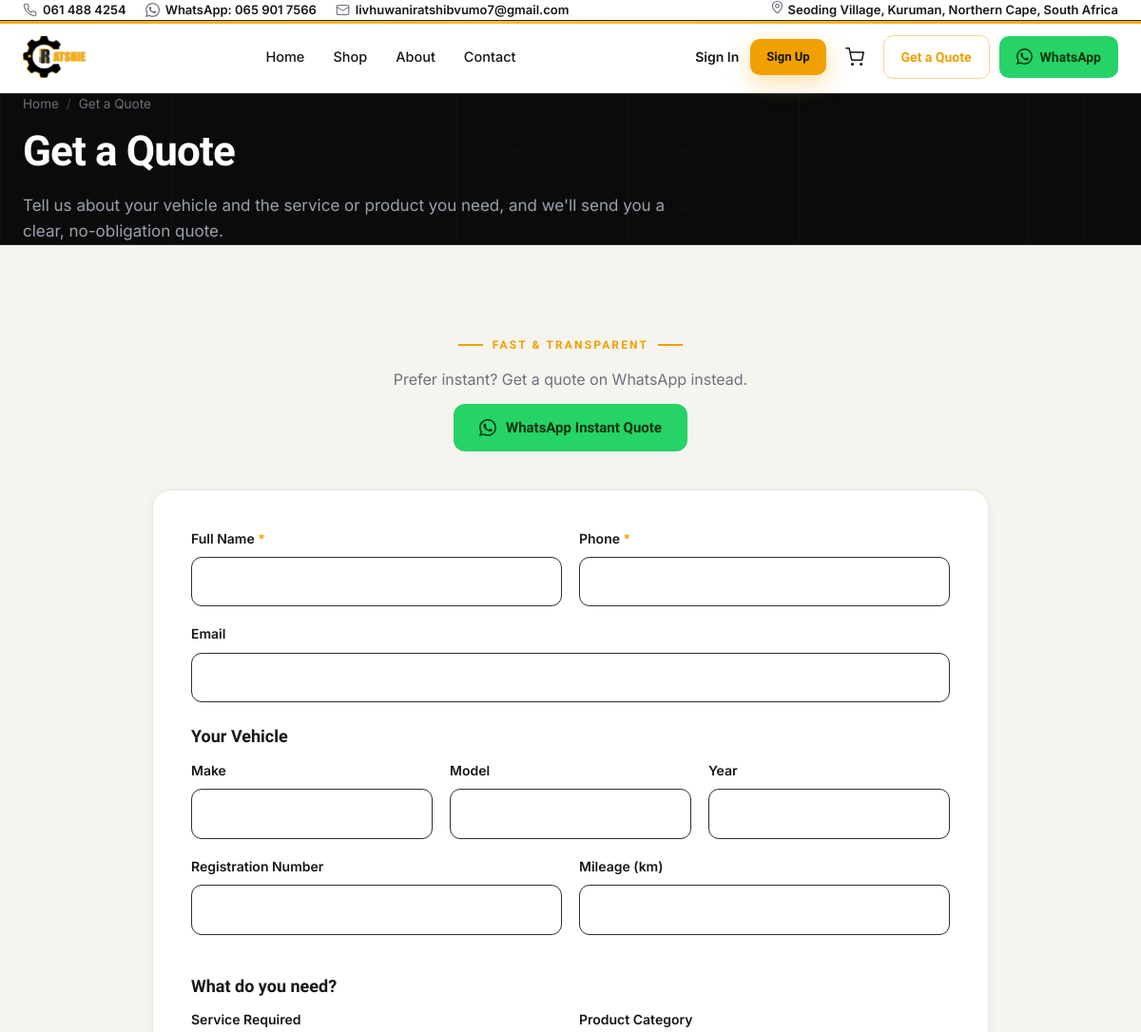
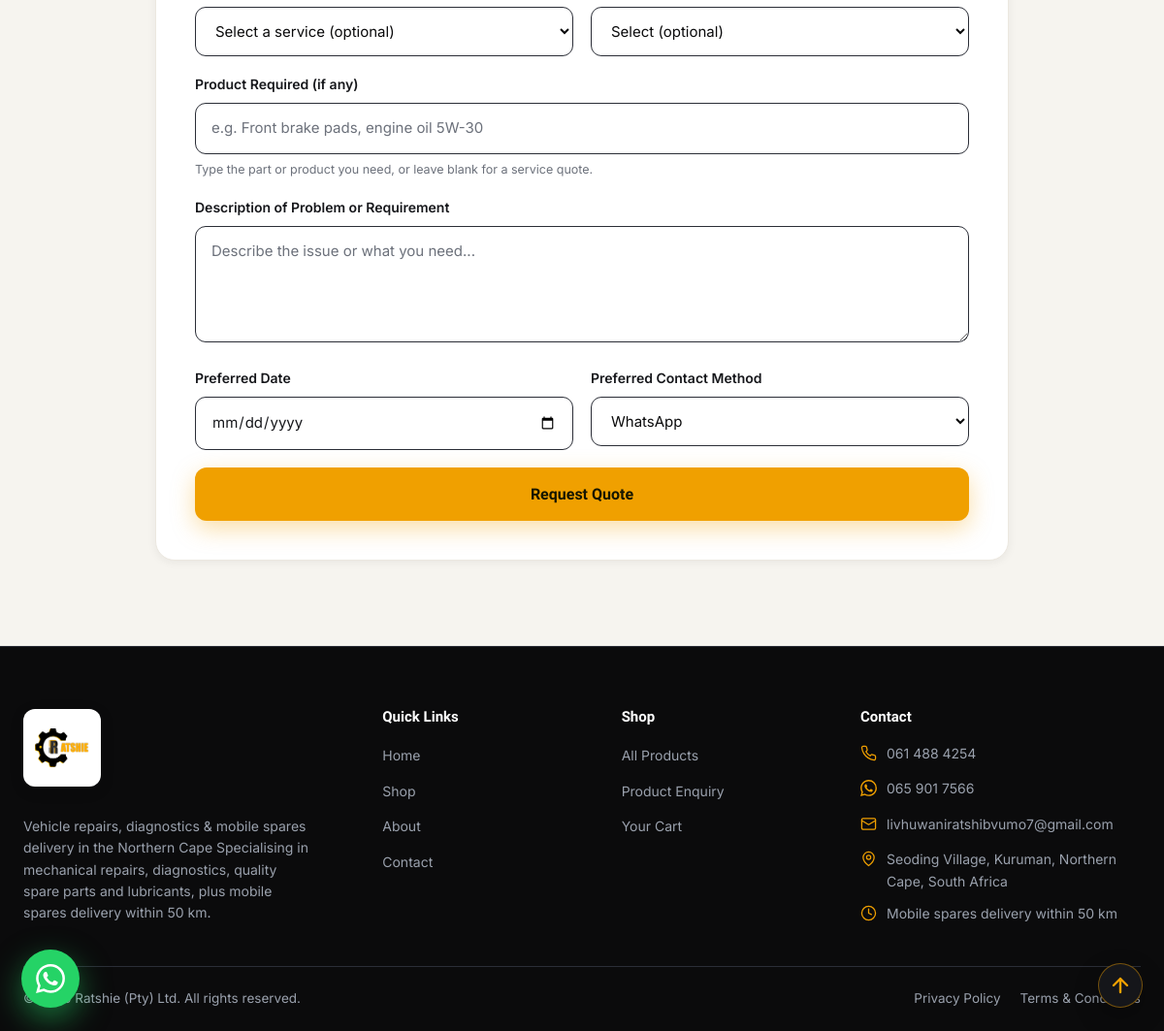
The app's page /quotes/get-a-quote/ with its own data (2 pictures, top to bottom).
### core/models.py (models this page shows, shortened)
class SiteConfig(models.Model):
    site_name = models.CharField(max_length=120, default=settings.SITE_NAME)
    tagline = models.CharField(max_length=200, default=settings.SITE_TAGLINE)
    phone = models.CharField(max_length=32, default=settings.BUSINESS_PHONE)
    phone_display = models.CharField(max_length=32, default=settings.BUSINESS_PHONE_DISPLAY)
    whatsapp_number = models.CharField(max_length=32, default=settings.WHATSAPP_NUMBER)
    whatsapp_display = models.CharField(max_length=32, default=settings.WHATSAPP_DISPLAY)
    email = models.EmailField(default=settings.BUSINESS_EMAIL)
    contact_name = models.CharField(max_length=120, default=settings.CONTACT_NAME)
    address = models.CharField(max_length=255, default=settings.BUSINESS_ADDRESS)
    service_radius_km = models.PositiveIntegerField(default=settings.SERVICE_RADIUS_KM)
    standard_delivery_days = models.PositiveIntegerField(
        "Standard delivery (business days)",
        default=7,
        help_text="Number of business days (Mon-Fri) for standard delivery estimates.",
    )
    hero_headline = models.CharField(max_length=160, default="Expert Automotive Care")
    hero_statement = models.TextField(
        default=(
            "Professional vehicle servicing, diagnostics, repairs and quality "
            "automotive products you can trust."
        )
    )
    about_short = models.TextField(blank=True)
    created_at = models.DateTimeField(auto_now_add=True)
    updated_at = models.DateTimeField(auto_now=True)
    class Meta:
        verbose_name = "Site configuration"
        verbose_name_plural = "Site configuration"
    @classmethod
    def load(cls):
        obj, _ = cls.objects.get_or_create(pk=1)
        return obj

### quotes/views.py (the view)
# urls.py: path("get-a-quote/", views.quote_form, name="form"),
def quote_form(request, service_slug=None):
    service = None
    if service_slug:
        service = Service.objects.filter(slug=service_slug, is_active=True).first()
    services = Service.objects.filter(is_active=True)
    products = Product.objects.filter(is_active=True)
    from products.models import ProductCategory
    categories = ProductCategory.objects.filter(is_active=True)
    return render(
        request,
        "quotes/form.html",
        {
            "preselect_service": service,
            "services": services,
            "products": products,
            "categories": categories,
            "wa_quote_msg": service_whatsapp_message(),
            "crumb_list": [("Get a Quote", None)],
        },
    )

### templates/quotes/form.html (shortened to what this page needs)
{% extends "base.html" %}
{% block content %}
{% include "includes/page_hero.html" with title="Get a Quote" lead="Tell us about your vehicle and the service or product you need, and we'll send you a clear, no-obligation quote." crumb_list=crumb_list %}
<section class="section section--cream">
  <div class="container">
    <div class="center" style="max-width:640px;margin:0 auto 40px">
      <span class="eyebrow eyebrow--center" style="justify-content:center">Fast &amp; transparent</span>
      <p style="margin-top:14px;color:var(--muted)">Prefer instant? Get a quote on WhatsApp instead.</p>
      <a class="btn btn--whatsapp" style="margin-top:12px" href="{{ whatsapp_link }}?text={{ wa_quote_msg|urlencode }}" target="_blank" rel="noopener">
        <svg class="ico" width="18" height="18" aria-hidden="true"><use href="#i-whatsapp"></use></svg> WhatsApp Instant Quote
      </a>
    </div>
    <div class="form-card" style="max-width:880px;margin:0 auto">
      <form method="post" action="{% url 'quotes:submit' %}">
        <div class="form-row">
          <div class="field">
            <label for="full_name">Full Name <span class="req">*</span></label>
            <input type="text" id="full_name" name="full_name" required autocomplete="name">
          </div>
          <div class="field">
            <label for="phone">Phone <span class="req">*</span></label>
            <input type="tel" id="phone" name="phone" required autocomplete="tel">
          </div>
        </div>
        <div class="field">
          <label for="email">Email</label>
          <input type="email" id="email" name="email" autocomplete="email">
        </div>
        <h3 style="font-size:18px;margin:26px 0 14px">Your Vehicle</h3>
        <div class="form-grid-3">
          <div class="field">
            <label for="vehicle_make">Make</label>
            <input type="text" id="vehicle_make" name="vehicle_make">
          </div>
          <div class="field">
            <label for="vehicle_model">Model</label>
            <input type="text" id="vehicle_model" name="vehicle_model">
          </div>
          <div class="field">
            <label for="vehicle_year">Year</label>
            <input type="number" id="vehicle_year" name="vehicle_year" min="1900" max="2100">
          </div>
        </div>
        <div class="form-row">
          <div class="field">
            <label for="registration">Registration Number</label>
            <input type="text" id="registration" name="registration">
          </div>
          <div class="field">
            <label for="mileage">Mileage (km)</label>
            <input type="number" id="mileage" name="mileage" min="0">
          </div>
        </div>
        <h3 style="font-size:18px;margin:26px 0 14px">What do you need?</h3>
        <div class="form-row">
          <div class="field">
            <label for="service">Service Required</label>
            <select id="service" name="service">
              <option value="">Select a service (optional)</option>
            </select>
          </div>
          <div class="field">
            <label for="product_category">Product Category</label>
            <select id="product_category" name="product_category">
              <option value="">Select (optional)</option>
            </select>
          </div>
        </div>
        <div class="field">
          <label for="product">Product Required (if any)</label>
          <input type="text" id="product" name="product_name" placeholder="e.g. Front brake pads, engine oil 5W-30">
          <p class="hint">Type the part or product you need, or leave blank for a service quote.</p>
        </div>
        <div class="field">
          <label for="description">Description of Problem or Requirement</label>
          <textarea id="description" name="description" placeholder="Describe the issue or what you need..."></textarea>
        </div>
        <div class="form-row">
          <div class="field">
            <label for="preferred_date">Preferred Date</label>
            <input type="date" id="preferred_date" name="preferred_date">
          </div>
          <div class="field">
            <label for="preferred_contact">Preferred Contact Method</label>
            <select id="preferred_contact" name="preferred_contact">
              <option value="whatsapp">WhatsApp</option>
            </select>
          </div>
        </div>
        <button type="submit" class="btn btn--gold btn--lg btn--block">Request Quote</button>
      </form>
    </div>
  </div>
</section>
{% endblock %}

### templates/base.html (shortened to what this page needs)
{% load static %}
<!DOCTYPE html>
<html lang="en-za">
<head>
  <link rel="stylesheet" href="{% static 'css/main.css' %}">
  <link rel="stylesheet" href="{% static 'css/ui.css' %}">
  <link rel="stylesheet" href="{% static 'css/site.min.css' %}">
</head>
<body>
  <div class="topbar">
    <div class="container topbar__inner">
      <div class="topbar__links">
        <a href="tel:{{ site_config.phone|cut:' '|cut:'('|cut:')'|cut:'-' }}">
          <svg class="ico" width="15" height="15" aria-hidden="true"><use href="#i-phone"></use></svg>
          {{ site_config.phone_display }}
        </a>
        <a href="{{ whatsapp_link }}" target="_blank" rel="noopener">
          <svg class="ico" width="15" height="15" aria-hidden="true"><use href="#i-whatsapp"></use></svg>
          WhatsApp: {{ site_config.whatsapp_display }}
        </a>
        <a href="mailto:{{ site_config.email }}">
          <svg class="ico" width="15" height="15" aria-hidden="true"><use href="#i-mail"></use></svg>
          {{ site_config.email }}
        </a>
      </div>
      <div class="topbar__links">
        <span><svg class="ico" width="15" height="15" aria-hidden="true"><use href="#i-pin"></use></svg> {{ site_config.address }}</span>
      </div>
    </div>
  </div>
  <header class="nav">
    <span class="nav__accent-line" aria-hidden="true"></span>
    <div class="container nav__inner">
      <a href="{% url 'home' %}" class="brand" aria-label="{{ site_config.site_name }} home">
        <img src="{% static 'img/brand/logo.png' %}" alt="{{ site_config.site_name }} logo" class="logo-mark" height="44" loading="eager">
      </a>
      <nav class="nav__menu" aria-label="Primary">
        <a class="nav__link {% if request.resolver_match.url_name == 'home' %}is-active{% endif %}" href="{% url 'home' %}">Home</a>
        <a class="nav__link {% if request.resolver_match.namespace == 'products' %}is-active{% endif %}" href="{% url 'products:shop' %}">Shop</a>
        <a class="nav__link {% if request.resolver_match.url_name == 'about' %}is-active{% endif %}" href="{% url 'about' %}">About</a>
        <a class="nav__link {% if request.resolver_match.url_name == 'contact' %}is-active{% endif %}" href="{% url 'contact' %}">Contact</a>
      </nav>
      <div class="nav__actions">
        <div id="accountArea" class="account-area">
          {% if user.is_authenticated %}
          <div class="account-menu">
            <button class="account-menu__trigger" aria-expanded="false" aria-haspopup="true" aria-label="Account menu">
              <svg width="20" height="20" aria-hidden="true"><use href="#i-user"></use></svg>
              <span class="account-menu__label">{{ user.first_name|default:user.username }}</span>
            </button>
            <div class="account-menu__dropdown" role="menu">
              <a role="menuitem" href="{% url 'customers:account' %}">My Account</a>
              <a role="menuitem" href="{% url 'orders:cart' %}">Your Cart</a>
              <form method="post" action="{% url 'customers:logout' %}" data-logout>
                {% csrf_token %}
                <input type="hidden" name="next" value="{% url 'home' %}">
                <button type="submit" role="menuitem">Log Out</button>
              </form>
            </div>
          </div>
          {% else %}
          <a class="account-link" href="{% url 'customers:login' %}">Sign In</a>
          <a class="btn btn--gold btn--sm" href="{% url 'customers:register' %}">Sign Up</a>
          {% endif %}
        </div>
        {% if enabled_cart %}
        <a href="{% url 'orders:cart' %}" class="nav__cart" aria-label="Your cart">
          <svg width="20" height="20" aria-hidden="true"><use href="#i-cart"></use></svg>
        </a>
        {% endif %}
        <a class="nav__cta nav__cta--outline" href="{% url 'quotes:form' %}">Get a Quote</a>
        <a class="nav__cta nav__cta--wa" href="{{ whatsapp_link }}?text=Hi%2C%20I%20would%20like%20to%20request%20a%20quote" target="_blank" rel="noopener">
          <svg width="17" height="17" aria-hidden="true"><use href="#i-whatsapp"></use></svg> WhatsApp
        </a>
      </div>
    </div>
  </header>
  <main>
    {% block content %}{% endblock %}
  </main>
  <footer class="footer">
    <div class="container">
      <div class="footer__top">
        <div class="footer__about">
          <div class="footer__logo">
            <img src="{% static 'img/brand/logo.png' %}" alt="{{ site_config.site_name }} logo" class="logo-mark" loading="lazy">
          </div>
          <p style="margin-top:14px; max-width:34ch">
            {{ site_config.tagline }} Specialising in mechanical repairs, diagnostics,
            quality spare parts and lubricants, plus mobile spares delivery within
            {{ site_config.service_radius_km }} km.
          </p>
        </div>
        <div>
          <h4>Quick Links</h4>
          <ul>
            <li><a href="{% url 'home' %}">Home</a></li>
            <li><a href="{% url 'products:shop' %}">Shop</a></li>
            <li><a href="{% url 'about' %}">About</a></li>
            <li><a href="{% url 'contact' %}">Contact</a></li>
          </ul>
        </div>
        <div>
          <h4>Shop</h4>
          <ul>
            <li><a href="{% url 'products:shop' %}">All Products</a></li>
            <li><a href="{% url 'products:enquiry' %}">Product Enquiry</a></li>
            {% if enabled_cart %}<li><a href="{% url 'orders:cart' %}">Your Cart</a></li>{% endif %}
          </ul>
        </div>
        <div>
          <h4>Contact</h4>
          <ul class="footer__contact">
            <li>
              <span class="ic"><svg aria-hidden="true"><use href="#i-phone"></use></svg></span>
              <a href="tel:{{ site_config.phone|cut:' '|cut:'('|cut:')'|cut:'-' }}">{{ site_config.phone_display }}</a>
            </li>
            <li>
              <span class="ic"><svg aria-hidden="true"><use href="#i-whatsapp"></use></svg></span>
              <a href="{{ whatsapp_link }}" target="_blank" rel="noopener">{{ site_config.whatsapp_display }}</a>
            </li>
            <li>
              <span class="ic"><svg aria-hidden="true"><use href="#i-mail"></use></svg></span>
              <a href="mailto:{{ site_config.email }}">{{ site_config.email }}</a>
            </li>
            <li>
              <span class="ic"><svg aria-hidden="true"><use href="#i-pin"></use></svg></span>
              <span>{{ site_config.address }}</span>
            </li>
            <li>
              <span class="ic"><svg aria-hidden="true"><use href="#i-clock"></use></svg></span>
              <span>Mobile spares delivery within {{ site_config.service_radius_km }} km</span>
            </li>
          </ul>
        </div>
      </div>
      <div class="footer__bottom">
        <span>© {% now "Y" %} {{ site_config.site_name }}. All rights reserved.</span>
        <div class="footer__legal">
          <a href="{% url 'home' %}">Privacy Policy</a>
          <a href="{% url 'home' %}">Terms & Conditions</a>
        </div>
      </div>
    </div>
  </footer>
  <a class="wa-float" href="{{ whatsapp_link }}" target="_blank" rel="noopener" aria-label="Chat on WhatsApp">
    <svg aria-hidden="true"><use href="#i-whatsapp"></use></svg>
  </a>
  <button type="button" class="to-top" id="toTop" aria-label="Back to top" hidden>
    <svg aria-hidden="true"><use href="#i-chevron-up"></use></svg>
  </button>
</body>
</html>

### records on screen
SiteConfig: phone_display "061 488 4254", whatsapp_display "065 901 7566", email "livhuwaniratshibvumo7@gmail.com", address "Seoding Village, Kuruman, Northern Cape, South Africa", tagline "Vehicle repairs, diagnostics & mobile spares delivery in the Northern Cape", service_radius_km "50", site_name "Ratshie (Pty) Ltd"

### other values on screen
{{ name }} "Get a Quote"
{{ title }} "Get a Quote"
{{ lead }} "Tell us about your vehicle and the service or product you need, and we'll send you a clear, no-obligation quote."
